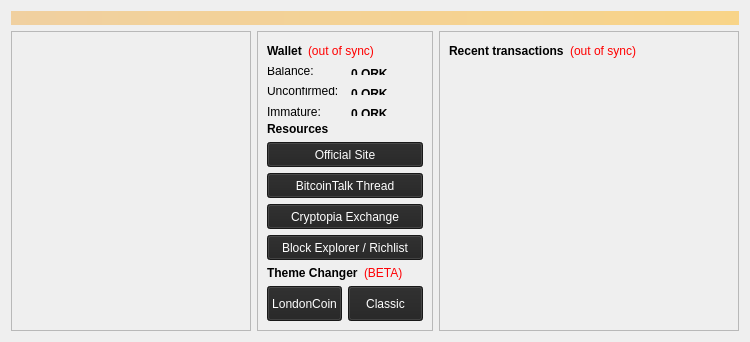
<?xml version="1.0" encoding="UTF-8"?>
<ui version="4.0">
 <class>OverviewPage</class>
 <widget class="QWidget" name="OverviewPage">
  <property name="geometry">
   <rect>
    <x>0</x>
    <y>0</y>
    <width>750</width>
    <height>342</height>
   </rect>
  </property>
  <property name="minimumSize">
   <size>
    <width>750</width>
    <height>342</height>
   </size>
  </property>
  <property name="maximumSize">
   <size>
    <width>167777</width>
    <height>167776</height>
   </size>
  </property>
  <property name="windowTitle">
   <string>Form</string>
  </property>
  <property name="styleSheet">
   <string notr="true"/>
  </property>
  <layout class="QVBoxLayout" name="topLayout">
   <item>
    <widget class="QLabel" name="labelAlerts">
     <property name="visible">
      <bool>false</bool>
     </property>
     <property name="styleSheet">
      <string notr="true">background-color: qlineargradient(x1: 0, y1: 0, x2: 1, y2: 0, stop:0 #F0D0A0, stop:1 #F8D488); color:#000000;</string>
     </property>
     <property name="wordWrap">
      <bool>true</bool>
     </property>
     <property name="margin">
      <number>3</number>
     </property>
    </widget>
   </item>
   <item>
    <layout class="QHBoxLayout" name="horizontalLayout" stretch="1,0,1">
     <item>
      <layout class="QVBoxLayout" name="verticalLayout_2">
       <item>
        <widget class="QFrame" name="frame">
         <property name="frameShape">
          <enum>QFrame::StyledPanel</enum>
         </property>
         <property name="frameShadow">
          <enum>QFrame::Raised</enum>
         </property>
         <layout class="QGridLayout" name="gridLayout_2">
          <item row="0" column="1">
           <spacer name="verticalSpacer_2">
            <property name="orientation">
             <enum>Qt::Vertical</enum>
            </property>
            <property name="sizeHint" stdset="0">
             <size>
              <width>20</width>
              <height>40</height>
             </size>
            </property>
           </spacer>
          </item>
          <item row="2" column="1">
           <spacer name="verticalSpacer">
            <property name="orientation">
             <enum>Qt::Vertical</enum>
            </property>
            <property name="sizeHint" stdset="0">
             <size>
              <width>20</width>
              <height>40</height>
             </size>
            </property>
           </spacer>
          </item>
          <item row="1" column="1">
           <widget class="QLabel" name="label_wallet_bgcoin">
            <property name="text">
             <string/>
            </property>
            <property name="pixmap">
             <pixmap resource="../bitcoin.qrc">:/images/wallet_bgcoin</pixmap>
            </property>
            <property name="scaledContents">
             <bool>false</bool>
            </property>
            <property name="alignment">
             <set>Qt::AlignCenter</set>
            </property>
            <property name="margin">
             <number>-2</number>
            </property>
           </widget>
          </item>
          <item row="1" column="0">
           <spacer name="horizontalSpacer_3">
            <property name="orientation">
             <enum>Qt::Horizontal</enum>
            </property>
            <property name="sizeHint" stdset="0">
             <size>
              <width>40</width>
              <height>20</height>
             </size>
            </property>
           </spacer>
          </item>
          <item row="1" column="2">
           <spacer name="horizontalSpacer_4">
            <property name="orientation">
             <enum>Qt::Horizontal</enum>
            </property>
            <property name="sizeHint" stdset="0">
             <size>
              <width>40</width>
              <height>20</height>
             </size>
            </property>
           </spacer>
          </item>
         </layout>
        </widget>
       </item>
      </layout>
     </item>
     <item>
      <widget class="QFrame" name="frame_3">
       <property name="frameShape">
        <enum>QFrame::StyledPanel</enum>
       </property>
       <property name="frameShadow">
        <enum>QFrame::Raised</enum>
       </property>
       <layout class="QGridLayout" name="gridLayout">
        <item row="7" column="0">
         <layout class="QHBoxLayout" name="horizontalLayout_5">
          <item>
           <widget class="QLabel" name="label_2">
            <property name="font">
             <font>
              <weight>75</weight>
              <bold>true</bold>
             </font>
            </property>
            <property name="text">
             <string>Theme Changer</string>
            </property>
           </widget>
          </item>
          <item>
           <widget class="QLabel" name="label_7">
            <property name="autoFillBackground">
             <bool>false</bool>
            </property>
            <property name="styleSheet">
             <string notr="true">color: rgb(255, 0, 4);</string>
            </property>
            <property name="text">
             <string>(BETA)</string>
            </property>
           </widget>
          </item>
         </layout>
        </item>
        <item row="5" column="0">
         <widget class="QPushButton" name="pushButton_5">
          <property name="minimumSize">
           <size>
            <width>0</width>
            <height>25</height>
           </size>
          </property>
          <property name="cursor">
           <cursorShape>PointingHandCursor</cursorShape>
          </property>
          <property name="styleSheet">
           <string notr="true">background-color: rgb(34, 34, 34);
selection-background-color: rgb(0, 85, 127);
color: rgb(255, 255, 255);</string>
          </property>
          <property name="text">
           <string>Cryptopia Exchange</string>
          </property>
         </widget>
        </item>
        <item row="11" column="0">
         <layout class="QHBoxLayout" name="horizontalLayout_3">
          <item>
           <widget class="QPushButton" name="pushButton_3">
            <property name="minimumSize">
             <size>
              <width>40</width>
              <height>35</height>
             </size>
            </property>
            <property name="maximumSize">
             <size>
              <width>75</width>
              <height>45</height>
             </size>
            </property>
            <property name="cursor">
             <cursorShape>PointingHandCursor</cursorShape>
            </property>
            <property name="styleSheet">
             <string notr="true">background-color: rgb(34, 34, 34);
selection-background-color: rgb(0, 85, 127);
color: rgb(255, 255, 255);</string>
            </property>
            <property name="text">
             <string>LondonCoin</string>
            </property>
           </widget>
          </item>
          <item>
           <widget class="QPushButton" name="pushButton_4">
            <property name="minimumSize">
             <size>
              <width>75</width>
              <height>35</height>
             </size>
            </property>
            <property name="maximumSize">
             <size>
              <width>75</width>
              <height>45</height>
             </size>
            </property>
            <property name="cursor">
             <cursorShape>PointingHandCursor</cursorShape>
            </property>
            <property name="styleSheet">
             <string notr="true">background-color: rgb(34, 34, 34);
selection-background-color: rgb(0, 85, 127);
color: rgb(255, 255, 255);</string>
            </property>
            <property name="text">
             <string>Classic</string>
            </property>
           </widget>
          </item>
         </layout>
        </item>
        <item row="4" column="0">
         <widget class="QPushButton" name="pushButton_2">
          <property name="enabled">
           <bool>true</bool>
          </property>
          <property name="minimumSize">
           <size>
            <width>10</width>
            <height>25</height>
           </size>
          </property>
          <property name="cursor">
           <cursorShape>PointingHandCursor</cursorShape>
          </property>
          <property name="styleSheet">
           <string notr="true">background-color: rgb(34, 34, 34);
selection-background-color: rgb(0, 85, 127);
color: rgb(255, 255, 255);</string>
          </property>
          <property name="text">
           <string>BitcoinTalk Thread</string>
          </property>
         </widget>
        </item>
        <item row="0" column="0">
         <layout class="QHBoxLayout" name="horizontalLayout_4">
          <item>
           <widget class="QLabel" name="label_5">
            <property name="font">
             <font>
              <weight>75</weight>
              <bold>true</bold>
             </font>
            </property>
            <property name="text">
             <string>Wallet</string>
            </property>
           </widget>
          </item>
          <item>
           <widget class="QLabel" name="labelWalletStatus">
            <property name="toolTip">
             <string>&lt;html&gt;&lt;head/&gt;&lt;body&gt;&lt;p&gt;The displayed information may be out of date. Your wallet automatically synchronizes with the 020londoncoin network after a connection is established, but this process has not completed yet.&lt;/p&gt;&lt;/body&gt;&lt;/html&gt;</string>
            </property>
            <property name="styleSheet">
             <string notr="true">QLabel { color: red; }</string>
            </property>
            <property name="text">
             <string notr="true">(out of sync)</string>
            </property>
            <property name="alignment">
             <set>Qt::AlignLeading|Qt::AlignLeft|Qt::AlignVCenter</set>
            </property>
           </widget>
          </item>
          <item>
           <spacer name="horizontalSpacer_2">
            <property name="orientation">
             <enum>Qt::Horizontal</enum>
            </property>
            <property name="sizeHint" stdset="0">
             <size>
              <width>40</width>
              <height>20</height>
             </size>
            </property>
           </spacer>
          </item>
         </layout>
        </item>
        <item row="3" column="0">
         <widget class="QPushButton" name="pushButton">
          <property name="minimumSize">
           <size>
            <width>10</width>
            <height>25</height>
           </size>
          </property>
          <property name="cursor">
           <cursorShape>PointingHandCursor</cursorShape>
          </property>
          <property name="autoFillBackground">
           <bool>false</bool>
          </property>
          <property name="styleSheet">
           <string notr="true">background-color: rgb(34, 34, 34);
selection-color: rgb(0, 85, 127);
selection-background-color: rgb(0, 85, 127);
color: rgb(255, 255, 255);</string>
          </property>
          <property name="text">
           <string>Official Site</string>
          </property>
         </widget>
        </item>
        <item row="2" column="0">
         <widget class="QLabel" name="label_6">
          <property name="font">
           <font>
            <weight>75</weight>
            <bold>true</bold>
           </font>
          </property>
          <property name="text">
           <string>Resources</string>
          </property>
         </widget>
        </item>
        <item row="1" column="0">
         <layout class="QFormLayout" name="formLayout">
          <property name="horizontalSpacing">
           <number>12</number>
          </property>
          <property name="verticalSpacing">
           <number>12</number>
          </property>
          <item row="0" column="0">
           <widget class="QLabel" name="label">
            <property name="text">
             <string>Balance:</string>
            </property>
           </widget>
          </item>
          <item row="0" column="1">
           <widget class="QLabel" name="labelBalance">
            <property name="font">
             <font>
              <weight>75</weight>
              <bold>true</bold>
             </font>
            </property>
            <property name="cursor">
             <cursorShape>IBeamCursor</cursorShape>
            </property>
            <property name="toolTip">
             <string>Your current balance</string>
            </property>
            <property name="text">
             <string notr="true">0 QRK</string>
            </property>
            <property name="textInteractionFlags">
             <set>Qt::LinksAccessibleByMouse|Qt::TextSelectableByKeyboard|Qt::TextSelectableByMouse</set>
            </property>
           </widget>
          </item>
          <item row="1" column="0">
           <widget class="QLabel" name="label_3">
            <property name="text">
             <string>Unconfirmed:</string>
            </property>
           </widget>
          </item>
          <item row="1" column="1">
           <widget class="QLabel" name="labelUnconfirmed">
            <property name="font">
             <font>
              <weight>75</weight>
              <bold>true</bold>
             </font>
            </property>
            <property name="cursor">
             <cursorShape>IBeamCursor</cursorShape>
            </property>
            <property name="toolTip">
             <string>Total of transactions that have yet to be confirmed, and do not yet count toward the current balance</string>
            </property>
            <property name="text">
             <string notr="true">0 QRK</string>
            </property>
            <property name="textInteractionFlags">
             <set>Qt::LinksAccessibleByMouse|Qt::TextSelectableByKeyboard|Qt::TextSelectableByMouse</set>
            </property>
           </widget>
          </item>
          <item row="2" column="0">
           <widget class="QLabel" name="labelImmatureText">
            <property name="text">
             <string>Immature:</string>
            </property>
           </widget>
          </item>
          <item row="2" column="1">
           <widget class="QLabel" name="labelImmature">
            <property name="font">
             <font>
              <weight>75</weight>
              <bold>true</bold>
             </font>
            </property>
            <property name="toolTip">
             <string>Mined balance that has not yet matured</string>
            </property>
            <property name="text">
             <string notr="true">0 QRK</string>
            </property>
            <property name="textInteractionFlags">
             <set>Qt::LinksAccessibleByMouse|Qt::TextSelectableByKeyboard|Qt::TextSelectableByMouse</set>
            </property>
           </widget>
          </item>
         </layout>
        </item>
        <item row="6" column="0">
         <widget class="QPushButton" name="pushButton_6">
          <property name="minimumSize">
           <size>
            <width>0</width>
            <height>25</height>
           </size>
          </property>
          <property name="cursor">
           <cursorShape>PointingHandCursor</cursorShape>
          </property>
          <property name="styleSheet">
           <string notr="true">background-color: rgb(34, 34, 34);
selection-background-color: rgb(0, 85, 127);
color: rgb(255, 255, 255);</string>
          </property>
          <property name="text">
           <string>Block Explorer / Richlist</string>
          </property>
         </widget>
        </item>
       </layout>
       <zorder></zorder>
       <zorder>pushButton</zorder>
       <zorder>pushButton_2</zorder>
       <zorder>label_6</zorder>
       <zorder>pushButton_5</zorder>
       <zorder>pushButton_6</zorder>
      </widget>
     </item>
     <item>
      <layout class="QVBoxLayout" name="verticalLayout_3">
       <item>
        <widget class="QFrame" name="frame_2">
         <property name="minimumSize">
          <size>
           <width>300</width>
           <height>0</height>
          </size>
         </property>
         <property name="frameShape">
          <enum>QFrame::StyledPanel</enum>
         </property>
         <property name="frameShadow">
          <enum>QFrame::Raised</enum>
         </property>
         <layout class="QVBoxLayout" name="verticalLayout">
          <item>
           <layout class="QHBoxLayout" name="horizontalLayout_2">
            <item>
             <widget class="QLabel" name="label_4">
              <property name="text">
               <string>&lt;b&gt;Recent transactions&lt;/b&gt;</string>
              </property>
             </widget>
            </item>
            <item>
             <widget class="QLabel" name="labelTransactionsStatus">
              <property name="toolTip">
               <string>&lt;html&gt;&lt;head/&gt;&lt;body&gt;&lt;p&gt;The displayed information may be out of date. Your wallet automatically synchronizes with the 020londoncoin network after a connection is established, but this process has not completed yet.&lt;/p&gt;&lt;/body&gt;&lt;/html&gt;</string>
              </property>
              <property name="styleSheet">
               <string notr="true">QLabel { color: red; }</string>
              </property>
              <property name="text">
               <string notr="true">(out of sync)</string>
              </property>
              <property name="alignment">
               <set>Qt::AlignRight|Qt::AlignTrailing|Qt::AlignVCenter</set>
              </property>
             </widget>
            </item>
            <item>
             <spacer name="horizontalSpacer">
              <property name="orientation">
               <enum>Qt::Horizontal</enum>
              </property>
              <property name="sizeHint" stdset="0">
               <size>
                <width>40</width>
                <height>20</height>
               </size>
              </property>
             </spacer>
            </item>
           </layout>
          </item>
          <item>
           <widget class="QListView" name="listTransactions">
            <property name="styleSheet">
             <string notr="true">QListView { background: transparent; }</string>
            </property>
            <property name="frameShape">
             <enum>QFrame::NoFrame</enum>
            </property>
            <property name="verticalScrollBarPolicy">
             <enum>Qt::ScrollBarAlwaysOff</enum>
            </property>
            <property name="horizontalScrollBarPolicy">
             <enum>Qt::ScrollBarAlwaysOff</enum>
            </property>
            <property name="selectionMode">
             <enum>QAbstractItemView::NoSelection</enum>
            </property>
           </widget>
          </item>
         </layout>
        </widget>
       </item>
      </layout>
     </item>
    </layout>
   </item>
  </layout>
 </widget>
 <resources>
  <include location="../bitcoin.qrc"/>
 </resources>
 <connections/>
</ui>
